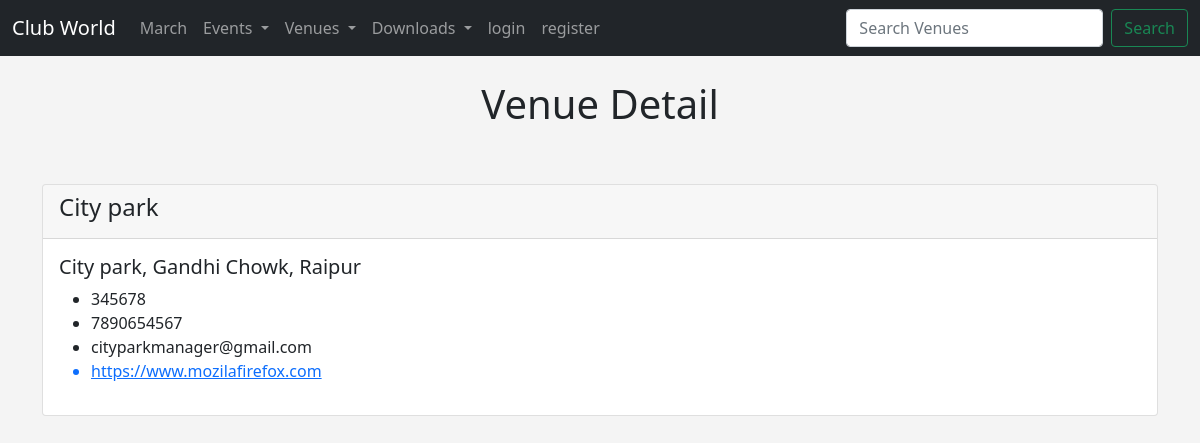
Before: /show_venue/1 with the older database file.
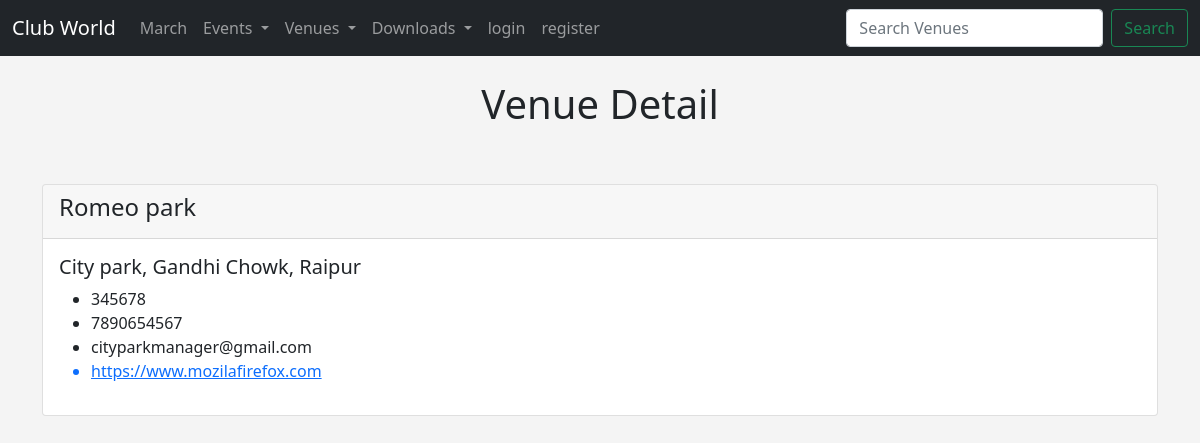
After: the same page with the newer database file.
### events/models.py (models this page shows)
class Venue(models.Model):
    name =  models.CharField("Venue Name", max_length=25)
    address =models.CharField(max_length=100)
    zip_code = models.CharField("Zip Code",max_length=6)
    phone = models.CharField("Contact Phone",max_length=10, blank=True)
    web = models.URLField("Website Address", blank=True)
    email_address = models.EmailField("Email Address", blank=True)
    def __str__(self):
        return self.name

### events/views.py (the view)
# urls.py: path("show_venue/<venue_id>", views.show_venue, name="show-venue"),
def show_venue(request, venue_id):
     venue = Venue.objects.get(pk=venue_id)
     return render(request, 'events/show_venue.html', {"venue":venue})

### events/templates/events/show_venue.html
{% extends 'events/base.html' %}
{% block content %}
<center>
<h1> Venue Detail</h1>
</center>
<br><br>
<div class="card">
    <div class="card-header">
       <h4>{{ venue }}</h4>
    </div>
    <div class="card-body">
      <h5 class="card-title">{{venue.address}}</h5>
      <ul>
          <li>{{venue.zip_code}}</li>
          <li>{{venue.phone}}</li>
          <li>{{venue.email_address}}</li>
          <a href="{{venue.web}}"><li>{{venue.web}}</li></a>
      </ul>
    </div>
  </div>
{% endblock%}

Changed rows visible on the page:
changed Venue "City park, Gandhi Chowk, Raipur": name "City park" → "Romeo park"
